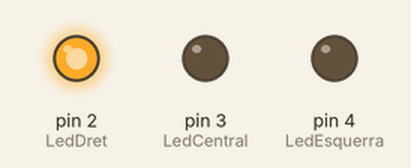
Recording of a sketch running on a simulated Arduino Uno, built with avr-gcc and run on an emulated ATmega328P. On the bench: output pins drawn as LEDs (lit = HIGH).

Above: at 0.1 s.
At 1.1 s:
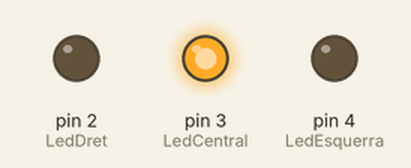
At 2.7 s:
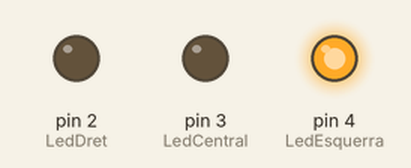
Timing chart, 0 to 3.0 s (numbered marks = the images above):
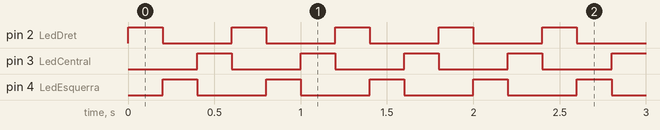

The sketch:

005_Leds.ino
```cpp
/**********************************************************************************
**                                                                               **
**                           Iker Clemente Palacios                              **
**                                   23/11/23                                    **
**                                Prova dels leds                                **
**                                                                               **
**********************************************************************************/
//********** Includes *************************************************************

//********** Variables ************************************************************
const int LedDret=2;
const int LedCentral=3;
const int LedEsquerra=4;

//********** Setup ****************************************************************
void setup()
{
  pinMode (LedDret,OUTPUT);
  pinMode (LedCentral,OUTPUT);
  pinMode (LedEsquerra,OUTPUT);

}

//********** Loop *****************************************************************
void loop()
{
  digitalWrite(LedDret,HIGH);
  digitalWrite(LedCentral,LOW);
  digitalWrite(LedEsquerra,LOW);
  delay(200);

  digitalWrite(LedEsquerra,HIGH);
  digitalWrite(LedCentral,LOW);
  digitalWrite(LedDret,LOW);
  delay(200);

  digitalWrite(LedCentral,HIGH);
  digitalWrite(LedEsquerra,LOW);
  digitalWrite(LedDret,LOW);
  delay(200);

}

//********** Funcions *************************************************************
```

Measured:
- by itself, pin 2 (LedDret), pin 3 (LedCentral), pin 4 (LedEsquerra): alternates HIGH for 0.20 s and LOW for 0.40 s
- by itself, everything shown: repeats every 0.60 s, in 3 steps
